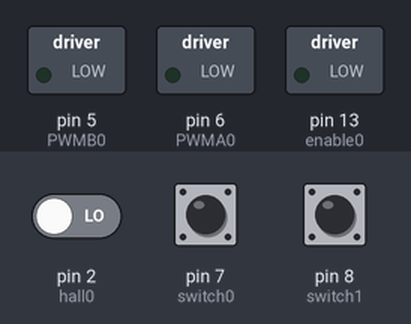
The sketch below on a simulated Arduino Uno, built with avr-gcc and run on an emulated ATmega328P. Shown: switched loads named in the sketch (green lamp = pin HIGH). The inputs (shaded band) are chosen by the test bench; at power-on: pin 7 (switch0) HIGH, pin 8 (switch1) HIGH, pin 2 (hall0) LOW.

Above: at 1.2 s.
1.3 s: pin 7 (switch0) pulled LOW for 0.15 s
At 1.6 s:
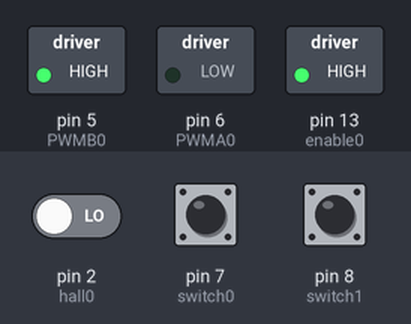
2.9 s: pin 8 (switch1) pulled LOW for 0.15 s
At 3.8 s:
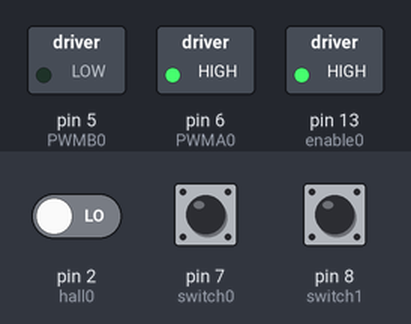
4.5 s: pin 7 (switch0) pulled LOW for 1 s
At 5.0 s:
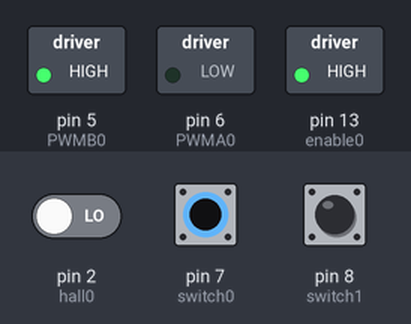
7.0 s: pin 8 (switch1) pulled LOW for 1 s
At 8.1 s:
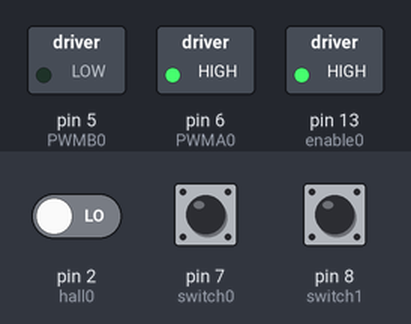
Timing chart, 0 to 10.0 s (numbered marks = the images above; inputs shaded):
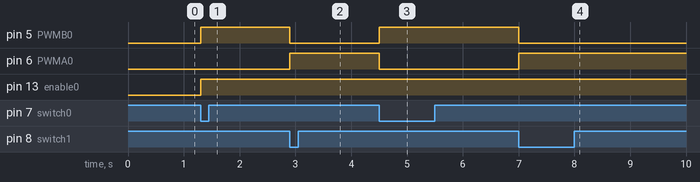

The sketch:

Motor_CHF-GW12T-N20VA_Encoder_ABHL_DC_3V6V12V_Micro_Gear_Mot.ino
```cpp
#define PWMA0 6
#define PWMB0 5
#define enable0 13   //pins for first MegaMoto

#define switch0 7   //Up button
#define switch1 8   //Down button

#define hall0 2 //interrupt pins for hall effect sensors

int enable = 0; //enable pin for megaMoto

int count[] = {0};//Actuator

int sw[] = {1, 1}; //switch up, switch down
int prev[] = {0, 0};//previous switch state

int currentPos = 0;//current position
int threshold = 1;
int destination = 0;

bool forwards = false;
bool backwards = false;// motor states

bool firstRun = true;//first run of the motor once the button is pushed

void setup() {
  pinMode(PWMA0, OUTPUT);
  pinMode(PWMB0, OUTPUT);//set PWM outputs
  pinMode(enable0, OUTPUT);
  digitalWrite(enable0, LOW);//set enable and turn board OFF

  pinMode(switch0, INPUT);
  pinMode(switch1, INPUT);
  digitalWrite(switch0, HIGH);
  digitalWrite(switch1, HIGH);//set up/down switch, enable enternal relays

  pinMode(hall0, INPUT);
  digitalWrite(hall0, LOW);//set hall, set low to start for rising edge
  attachInterrupt(0, speed0, RISING); //enable the hall effect interupts

  Serial.begin(9600);
}//end setup

void loop() {
  ReadInputs();//check input button, calculate speeds

  if (sw[0] == 0 && sw[1] == 1 && backwards == false) destination = currentPos - 200;//dont change destination while moving
  else if (sw[0] == 1 && sw[1] == 0 && forwards == false) destination = currentPos + 200;//dont change destination while moving

  if ((destination >= (currentPos - threshold)) && (destination <= (currentPos + threshold))) stopMoving();//stop if you're close enough
  else if (destination > currentPos) goForwards();//move if you need to
  else if (destination < currentPos) goBackwards();//move if you need to

  for (int i = 0; i <= 1; i++) prev[i] = sw[i]; //store switch values as previous values
}//end loop

void speed0() {
  if (forwards == true) count[0]++; //if moving forwards, add counts
  else if (backwards == true) count[0]--; //if moving back, subtract counts
}//end speed0

void ReadInputs() {
  sw[0] = digitalRead(switch0), sw[1] = digitalRead(switch1);//check switches
  currentPos = count[0];//set where you are
}//end read inputs

void goForwards()
{
  forwards = true;
  backwards = false;//set travel direction
  digitalWrite(enable0, HIGH);//enable board
  analogWrite(PWMA0, 255);
  analogWrite(PWMB0, 0);//apply speeds
}//end goForwards

void goBackwards()
{
  forwards = false;
  backwards = true;//set travel direction
  digitalWrite(enable0, HIGH);//enable board
  analogWrite(PWMA0, 0);
  analogWrite(PWMB0, 255);//apply speeds
}//end goBackwards

void stopMoving()
{
  forwards = false;
  backwards = false;//set travel direction
  analogWrite(PWMA0, 0);
  analogWrite(PWMB0, 0);//set speeds to 0
  delay(10);
  digitalWrite(enable0, LOW);//disable board
}//end stopMoving
```

Measured:
- after the input at 1.3 s, pin 5 (PWMB0), pin 13 (enable0): LOW → HIGH at once
- after the input at 2.9 s, pin 5 (PWMB0): HIGH → LOW at once; pin 6 (PWMA0): LOW → HIGH at once
- after the input at 4.5 s, pin 5 (PWMB0): LOW → HIGH at once; pin 6 (PWMA0): HIGH → LOW at once
- after the input at 7.0 s, pin 5 (PWMB0): HIGH → LOW at once; pin 6 (PWMA0): LOW → HIGH at once
